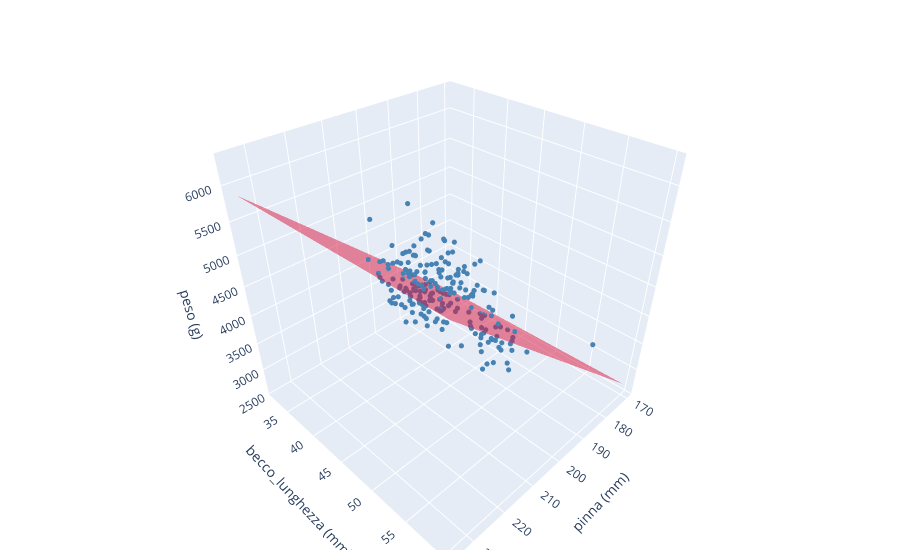

Write notebook code for a chart like this one.
### Markdown cell above
### 2.6 Più misure: dalla retta al piano
Con **due** feature il modello lineare diventa un **piano**:

$$\hat{y} = w_0 + w_{pinna} \cdot x_{pinna} + w_{becco} \cdot x_{becco}$$

Il grafico qui sotto è **interattivo**: trascinalo con il mouse per ruotarlo. Lo disegniamo con **plotly**, una libreria per grafici interattivi.

### Code cell
import plotly.graph_objects as go

X2 = df[["pinna", "becco_lunghezza"]]
X2_train, X2_test, y2_train, y2_test = train_test_split(X2, y_peso, test_size=0.3, random_state=0)
regressione2 = LinearRegression().fit(X2_train, y2_train)
print(f"Pesi: pinna {regressione2.coef_[0]:.2f}, becco_lunghezza {regressione2.coef_[1]:.2f} | intercetta: {regressione2.intercept_:.2f}")

# il piano: calcolo la predizione su una griglia di valori (pinna, becco)
pp, bb = np.meshgrid(np.linspace(170, 235, 20), np.linspace(32, 60, 20))
griglia = pd.DataFrame({"pinna": pp.ravel(), "becco_lunghezza": bb.ravel()})
zz = regressione2.predict(griglia).reshape(pp.shape)

fig = go.Figure()
fig.add_trace(go.Scatter3d(x=X2_train["pinna"], y=X2_train["becco_lunghezza"], z=y2_train,
                           mode="markers", marker=dict(size=3, color="steelblue"), name="pinguini"))
fig.add_trace(go.Surface(x=pp, y=bb, z=zz, opacity=0.5, showscale=False,
                         colorscale=[[0, "crimson"], [1, "crimson"]], name="piano"))
fig.update_layout(height=550, margin=dict(l=0, r=0, t=30, b=0),
                  scene=dict(xaxis_title="pinna (mm)", yaxis_title="becco_lunghezza (mm)", zaxis_title="peso (g)"))
fig.show()

### Figure 1 — Plotly figure (JSON) as saved in the notebook; plotly's stock layout.template omitted (floating-point values rounded to 4 significant figures; data arrays with more than 128 entries replaced by an {"elided": "..."} marker saying what was removed)
{"data": [{"marker": {"color": "steelblue", "size": 3}, "mode": "markers", "name": "pinguini", "type": "scatter3d", "x": {"elided": "233 float values"}, "y": {"elided": "233 float values"}, "z": {"elided": "233 float values"}}, {"colorscale": [[0, "crimson"], [1, "crimson"]], "name": "piano", "opacity": 0.5, "showscale": false, "type": "surface", "x": {"elided": "20x20 float values"}, "y": {"elided": "20x20 float values"}, "z": {"elided": "20x20 float values"}}], "layout": {"height": 550, "margin": {"b": 0, "l": 0, "r": 0, "t": 30}, "scene": {"xaxis": {"title": {"text": "pinna (mm)"}}, "yaxis": {"title": {"text": "becco_lunghezza (mm)"}}, "zaxis": {"title": {"text": "peso (g)"}}}}}
